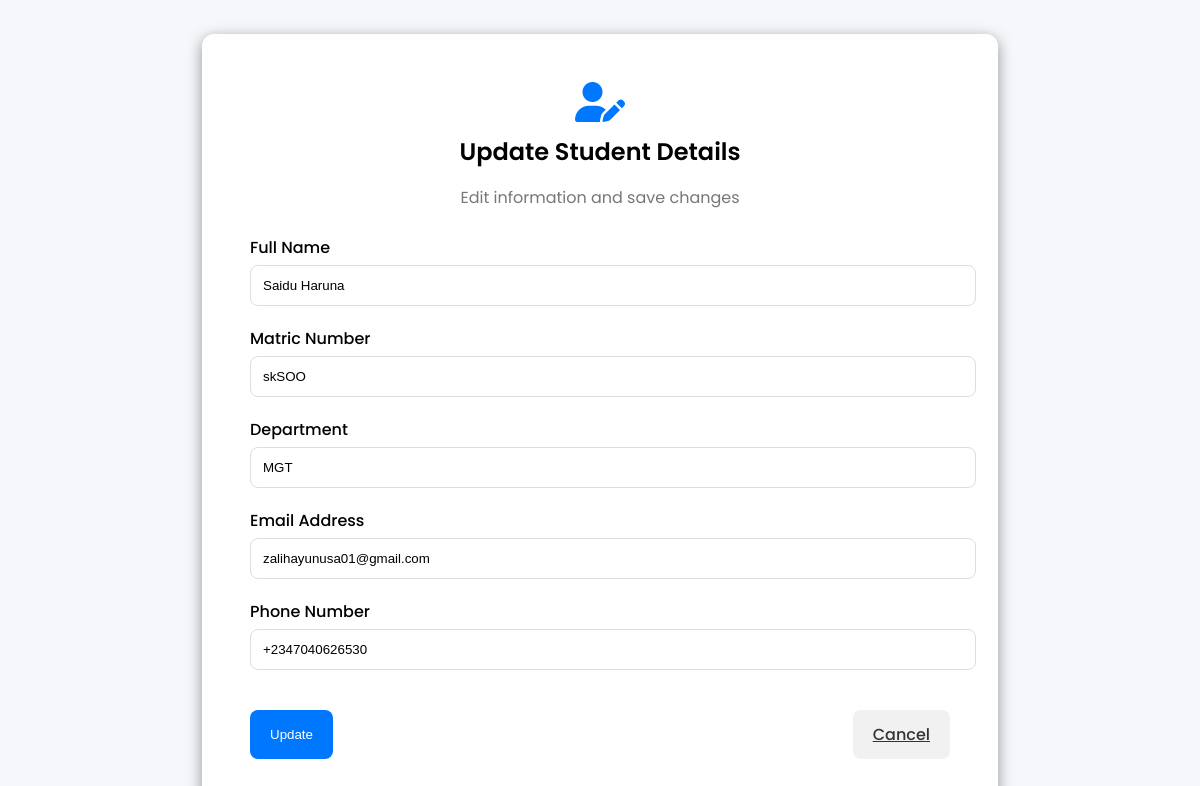
/students/update/5 (signed in), run on the app's committed database.
### app/models.py (models this page shows, shortened)
class Student(db.Model, UserMixin):
    __tablename__ = "students"
    id = db.Column(db.Integer, primary_key=True)
    full_name = db.Column(db.String(120), nullable=False)
    matric_no = db.Column(db.String(50), unique=True, nullable=False)
    department = db.Column(db.String(100), nullable=False)
    email = db.Column(db.String(120), unique=True, nullable=False)
    phone = db.Column(db.String(20), nullable=True)
    password_hash = db.Column(db.String(200), nullable=False)
    courses = db.relationship("Course", backref="student", lazy=True)
    payments = db.relationship("Payment", backref="student", lazy=True)
    results = db.relationship("Result", backref="student", lazy=True)

### app/routes.py (the view, shortened to what this page needs)
@main.route("/students/update/<int:student_id>", methods=["GET", "POST"])
@login_required
def update_student(student_id):
    student = Student.query.get_or_404(student_id)
    return render_template("students/update.html", student=student)

### app/models.py (called while the page is built)
@login_manager.user_loader
def load_user(user_id):
    return Student.query.get(int(user_id))

### templates/students/update.html (shortened to what this page needs)
<!DOCTYPE html>
<html lang="en">
<head>
  <link rel="stylesheet" href="{{ url_for('static', filename='css/student.css') }}">
  <link rel="stylesheet" href="https://cdnjs.cloudflare.com/ajax/libs/font-awesome/6.5.0/css/all.min.css">
</head>
<body>
  {% block content %}
  <div class="form-wrapper">
    <div class="form-header">
      <i class="fa-solid fa-user-pen"></i>
      <h2>Update Student Details</h2>
      <p>Edit information and save changes</p>
    </div>
    <form method="POST" class="student-form" id="updateForm">
      <div class="form-group">
        <label for="full_name">Full Name</label>
        <input type="text" id="full_name" name="full_name" value="{{ student.full_name}}" required>
      </div>
      <div class="form-group">
        <label for="matric_no">Matric Number </label>
        <input type="text" id="matric_no" name="matric_no" value="{{ student.matric_no}}" required>
      </div>
      <div class="form-group">
        <label for="department">Department</label>
        <input type="text" id="matric_no" name="department" value="{{ student.department}}" required>
      </div>
      <div class="form-group">
        <label for="email">Email Address </label>
        <input type="email" id="email" name="email" value="{{ student.email}}" required>
      </div>
      <div class="form-group">
        <label for="phone">Phone Number</label>
        <input type="tel" id="phone" name="phone" value="{{ student.phone}}" >
      </div>
      <div class="form-actions">
        <button type="submit" class="btn-submit">Update</button>
        <a href="{{ url_for('main.list_students') }}" class="btn-reset">Cancel</a>
      </div>
    </form>
  </div>
  {% endblock %}
</body>
</html>

### static/css/student.css (style rules this page uses)
body { font-family: 'Poppins', sans-serif; background: #f5f7fa; display: flex; justify-content: center; align-items: center; min-height: 100vh; margin: 0; padding: 20px; }
.form-wrapper { background: #fff; max-width: 700px; width: 100%; border-radius: 12px; box-shadow: 0 4px 15px rgba(0,0,0,0.4); padding: 3rem; animation: fadeIn 0.6s ease-in-out; }
.form-header { text-align: center; margin-bottom: 25px; }
.form-header i { font-size: 40px; color: #0077ff; }
.form-header h2 { margin: 10px 0 5px; font-weight: 600; }
.form-header p { color: #777; }
.student-form { display: flex; flex-direction: column; }
.form-group { margin-bottom: 20px; }
.form-group label { font-weight: 500; display: block; margin-bottom: 5px; }
.form-group input, .form-group select { width: 100%; padding: 12px; border: 1px solid #ddd; border-radius: 8px; outline: none; transition: border 0.3s; }
.form-actions { display: flex; justify-content: space-between; margin-top: 20px; }
.btn-submit, .btn-reset { padding: 12px 20px; border: none; border-radius: 8px; cursor: pointer; font-weight: 500; transition: all 0.3s; }
.btn-submit { background: #0077ff; color: #fff; }
.btn-reset { background: #f1f1f1; color: #333; }

### data on the page
Student: full_name "Saidu Haruna", matric_no "skSOO", department "MGT", email "zalihayunusa01@gmail.com", phone "+2347040626530"
